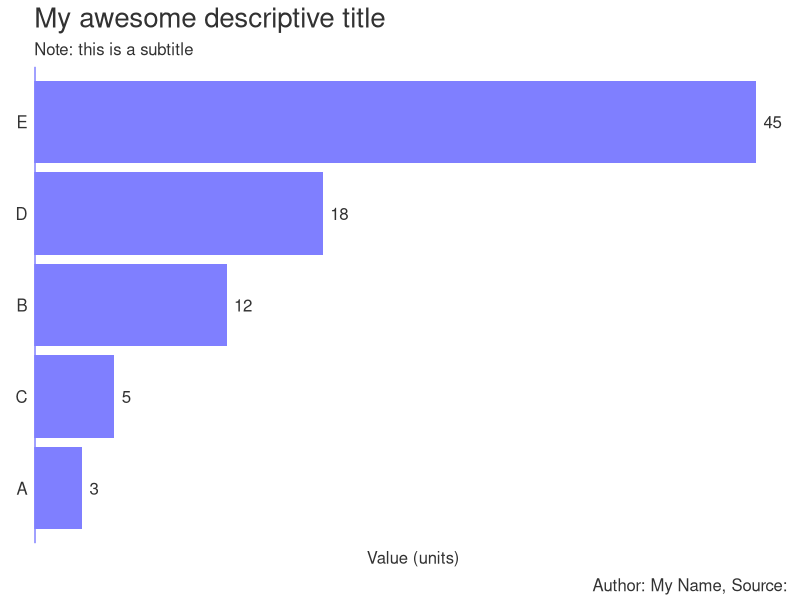

This figure's R source:
# Load libraries
library(ggplot2)
library(reshape2)

# Create data
data <- data.frame(
  name=c("A","B","C","D","E") ,  
  value=c(3,12,5,18,45)
)

barplot <- ggplot(data, aes(x=reorder(name, value), y=value)) + # enter data frame
  geom_bar(stat = "identity"
           ,fill = "#7f7fff") + # colour bars
  coord_flip() + # flip vertical bars into horizontal bar
  geom_text(aes(label = value # data labels
                ,y =  value + max(value)*0.01) # positioned just outside bar
            ,hjust = 0 # left align text
            ,size = (5/14)*12 # sizing in line with theme text
            ,colour = "#323232") + # colour text
  theme(
    panel.grid.major = element_blank() # Remove gridlines (major)
    ,panel.grid.minor = element_blank() # Remove gridlines (minor)
    ,panel.background = element_blank() # Remove grey background
    ,plot.title = element_text(hjust = 0, size = 20, colour = "#323232") # Title size and colour
    ,plot.subtitle = element_text(hjust = 0, size = 12, colour = "#323232") # Subtitle size and colour
    ,plot.caption = element_text(vjust = 0.3, size = 12, colour = "#323232") # Caption size and colour
    ,axis.ticks.y = element_blank() # Remove tick marks (Y-Axis)
    ,axis.text.y = element_text(hjust = 1, colour = "#323232", size = 12) # Axis size and colour (Y-Axis)
    ,axis.ticks.x = element_blank() # Remove tick marks (X-Axis)
    ,axis.text.x  = element_blank() # Remove axis scale (X-Axis)
    ,axis.title.x = element_text(size = 12, colour = "#323232") # Axis label size and colour (X-Axis)
  ) +
  geom_hline(yintercept=0, color = "#7f7fff", size=1) + # Axis line size and colour (Y-Axis)
  labs(title = 'My awesome descriptive title' # Title text
       ,subtitle = "Note: this is a subtitle" # Subtitle text
       ,x = element_blank() # Removed Y-Axis text (flipped co-ordinates) 
       ,y = 'Value (units)' # X-Axis text (flipped co-ordinates) 
       ,caption = "Author: My Name, Source: ") + # Caption text
  scale_y_continuous(limits = c(
    ifelse(min(data$value)>=0,0,min(data$value)*1.05) # Minimum X-Axis scale (flipped co-ordinates)
    ,max(data$value)*1.05) # Maximum X-Axis scale (flipped co-ordinates)
    ,expand = c(0,0) # Removing blank space around plot (X-Axis (flipped co-ordinates))
  )

# Save the plot
ggsave("horizontal_bar_chart.png" # filename
       ,plot = barplot # variable for file
       ,width = 5, height = 4, dpi = 300, units = "in") # dimensions and image quality
